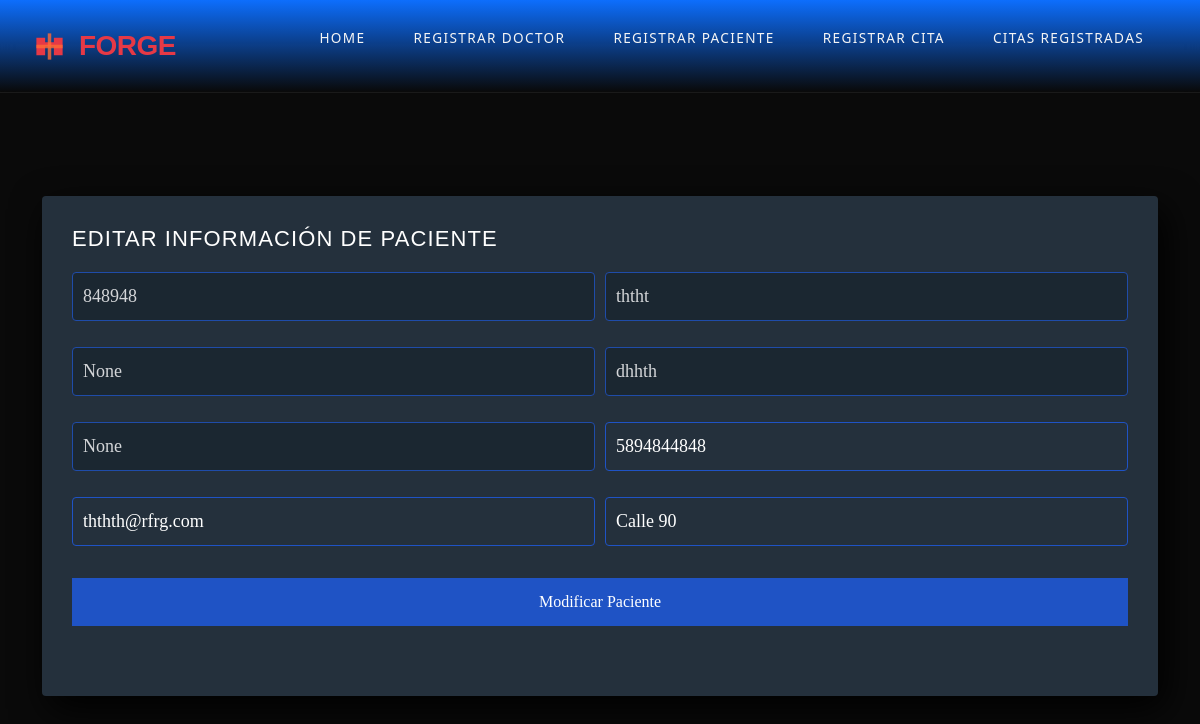
The page /citas/editar_paciente/1/ on the database its author committed.
### agendamientoCitas/models.py (models this page shows)
class Paciente(models.Model):
    primer_apellido = models.CharField(max_length=15)
    segundo_apellido = models.CharField(max_length=15, null=True, blank=True)
    primer_nombre = models.CharField(max_length=15)
    segundo_nombre = models.CharField(max_length=15, null=True, blank=True)
    numero_identificacion = models.PositiveIntegerField(unique=True)
    telefono = models.CharField(max_length=15, default="3159895563", validators=[RegexValidator(regex=r'^\+?\d{7,15}$')])
    email = models.EmailField(max_length=100, default="prueba@hotmail.com")
    direccion = models.CharField(max_length=200, default="calle 66")

### agendamientoCitas/views.py (the view)
# urls.py: path('editar_paciente/<id>/', views.render_editar_paciente, name='editarpaciente'),
def render_editar_paciente(request, id):
    paciente = get_object_or_404(Paciente, id = id)
    if request.method == 'POST':
        form = PacienteForm(request.POST, instance=paciente)
        if form.is_valid():
            form.save()
            return redirect('/citas/registrar_paciente')
    else:
        form = PacienteForm(instance=paciente)
    return render(request, 'editar_info_paciente.html', {'form': form, 'paciente': paciente})

### agendamientoCitas/forms.py
class PacienteForm(forms.ModelForm):
    class Meta:
        model = Paciente
        fields = [
            'primer_apellido',
            'segundo_apellido',
            'primer_nombre',
            'segundo_nombre',
            'numero_identificacion',
            'telefono',
            'email',
            'direccion',
        ]

### agendamientoCitas/templates/editar_info_paciente.html (shortened to what this page needs)
{% extends 'base.html' %}
{% block content %}
<div class="container mt-5 pt-5 d-flex justify-content-center">
    <section class="form-register">
        <form method="post">
            <h4>Editar Información de Paciente</h4>
            <div class="form-grid">
                <input class="controls" type="number" name="numero_identificacion"
                    value="{{paciente.numero_identificacion}}" readonly>
                <input class="controls" type="text" name="primer_apellido"
                    value="{{paciente.primer_apellido}}" readonly>
                <input class="controls" type="text" name="segundo_apellido"
                    value="{{paciente.segundo_apellido}}" readonly>
                <input class="controls" type="text" name="primer_nombre"
                    value="{{paciente.primer_nombre}}" readonly>
                <input class="controls" type="text" name="segundo_nombre"
                    value="{{paciente.segundo_nombre}}" readonly>
                <input class="controls" type="tel" name="telefono"
                    value="{{paciente.telefono}}" required>
                <input class="controls" type="email" name="email"
                    value="{{paciente.email}}" required>
                <input class="controls" type="text" name="direccion"
                    value="{{paciente.direccion}}" required>
            </div>
            <input class="botons" type="submit" value="Modificar Paciente">
        </form>
    </section>
</div>
{% endblock %}

### agendamientoCitas/static/css/header_styles.css (style rules this page uses)
* { margin: 0; padding: 0; box-sizing: border-box; }
:root { --black: #0A0A0A; --concrete: #2C2C2C; --steel: #404040; --industrial-red: #E63946; --industrial-orange: #FF6B35; --light-gray: #A8A8A8; --white: #F5F5F5; --border: #1A1A1A; }
body { font-family: 'Work Sans', -apple-system, BlinkMacSystemFont, sans-serif; background-color: var(--black) !important; color: var(--white); line-height: 1.6; overflow-x: hidden; padding-top: 100px; }
h1, h2, h3, h4, h5, h6 { font-family: 'Bebas Neue', 'Impact', sans-serif; font-weight: 400; letter-spacing: 0.05em; text-transform: uppercase; }
.form-register { width: 100%; margin: 0; min-height: 500px; background: #24303c; padding: 30px; border-radius: 4px; font-family: 'calibri'; color: white; box-shadow: 7px 13px 37px #000; }
.form-register h4 { font-size: 22px; margin-bottom: 20px; }
.controls { width: 100%; background: #24303c; padding: 10px; border-radius: 4px; margin-bottom: 16px; border: 1px solid #1f53c5; font-family: 'calibri'; font-size: 18px; color: white; }
.form-register .botons { width: 100%; background: #1f53c5; border: none; padding: 12px; color: white; margin: 16px 0; font-size: 16px; }
.form-grid { display: grid; grid-template-columns: 1fr 1fr; gap: 10px; }
.form-grid .controls { width: 100%; }
.controls[readonly] { background-color: #1a252f; opacity: 0.8; cursor: not-allowed; }

### rows shown on the page
Paciente: numero_identificacion "848948", primer_apellido "ththt", segundo_apellido "None", primer_nombre "dhhth", segundo_nombre "None", telefono "5894844848", email "ththth@rfrg.com", direccion "Calle 90"
